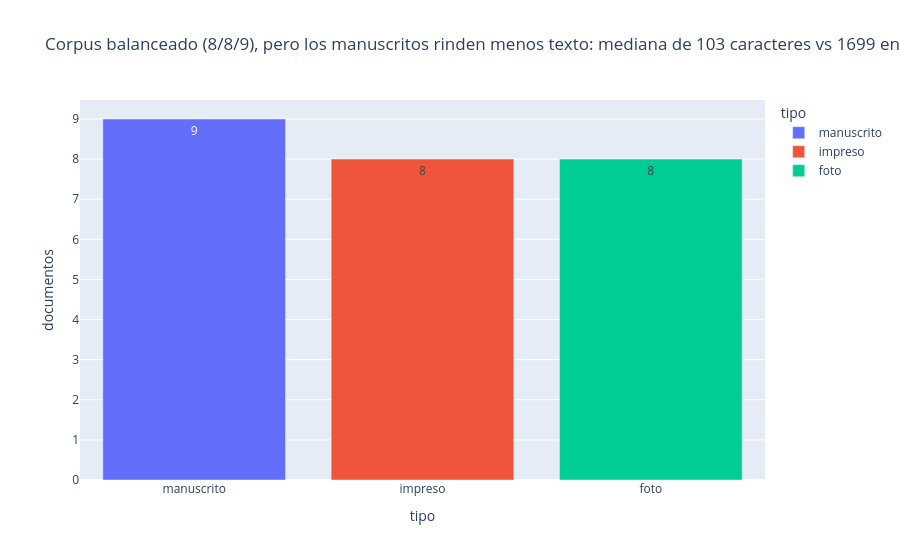

The notebook cell this image was saved under:
### Markdown cell above
## 7. Análisis exploratorio (Plotly Express)

### Code cell
cuenta = docs.tipo.value_counts().rename_axis("tipo").reset_index(name="documentos")
ch = docs.groupby("tipo").n_caracteres.median()
titulo = f"Corpus balanceado (8/8/9), pero los {ch.idxmin()}s rinden menos texto: mediana de {ch.min():.0f} caracteres vs {ch.max():.0f} en {ch.idxmax()}s"
fig = px.bar(cuenta, x="tipo", y="documentos", text="documentos", title=titulo, color="tipo")
mostrar(fig, "g1_documentos_por_tipo")

### Figure 1 — Plotly figure (JSON) as saved in the notebook; plotly's stock layout.template omitted (floating-point values rounded to 4 significant figures)
{"data": [{"hovertemplate": "tipo=%{x}<br>documentos=%{text}<extra></extra>", "legendgroup": "manuscrito", "marker": {"color": "#636efa", "pattern": {"shape": ""}}, "name": "manuscrito", "orientation": "v", "showlegend": true, "text": [9.0], "textposition": "auto", "type": "bar", "x": ["manuscrito"], "xaxis": "x", "y": [9], "yaxis": "y"}, {"hovertemplate": "tipo=%{x}<br>documentos=%{text}<extra></extra>", "legendgroup": "impreso", "marker": {"color": "#EF553B", "pattern": {"shape": ""}}, "name": "impreso", "orientation": "v", "showlegend": true, "text": [8.0], "textposition": "auto", "type": "bar", "x": ["impreso"], "xaxis": "x", "y": [8], "yaxis": "y"}, {"hovertemplate": "tipo=%{x}<br>documentos=%{text}<extra></extra>", "legendgroup": "foto", "marker": {"color": "#00cc96", "pattern": {"shape": ""}}, "name": "foto", "orientation": "v", "showlegend": true, "text": [8.0], "textposition": "auto", "type": "bar", "x": ["foto"], "xaxis": "x", "y": [8], "yaxis": "y"}], "layout": {"barmode": "relative", "legend": {"title": {"text": "tipo"}, "tracegroupgap": 0}, "title": {"text": "Corpus balanceado (8/8/9), pero los manuscritos rinden menos texto: mediana de 103 caracteres vs 1699 en impresos"}, "xaxis": {"anchor": "y", "categoryarray": ["manuscrito", "impreso", "foto"], "categoryorder": "array", "domain": [0.0, 1.0], "title": {"text": "tipo"}}, "yaxis": {"anchor": "x", "domain": [0.0, 1.0], "title": {"text": "documentos"}}}}
